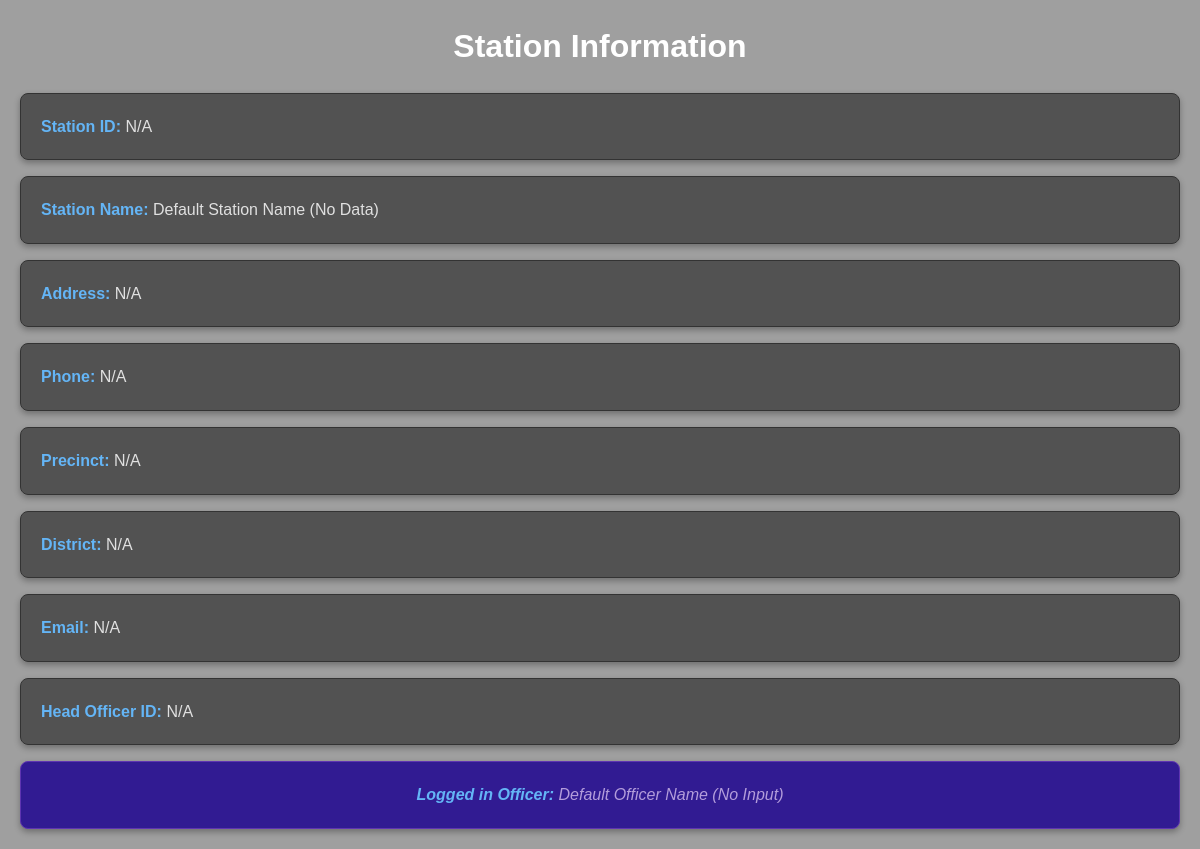
The app's page /public/menu_acess/station_info.php?station=Central Police Station, older data.
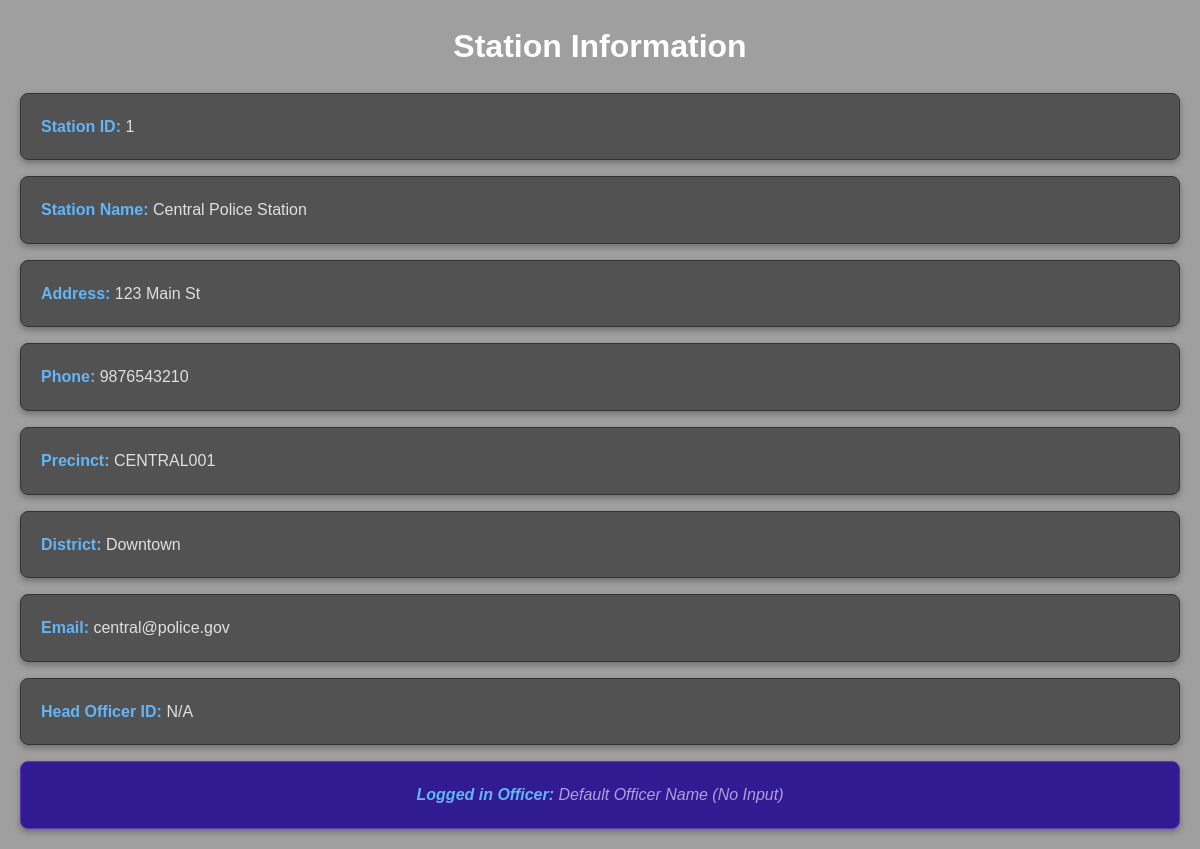
The same page, newer data.
### tables this page shows
CREATE TABLE POLICE_STATION (
    station_id INT PRIMARY KEY AUTO_INCREMENT,
    station_name VARCHAR(255) NOT NULL,
    address VARCHAR(255),
    phone VARCHAR(20),
    precinct VARCHAR(100) UNIQUE NOT NULL,
    district VARCHAR(100),
    email VARCHAR(255),
    head_officer_id INT
);

### public/menu_acess/station_info.php (the view, shortened to what this page needs)
<?php
include('../../includes/db_connect.php');
$station_name = isset($_GET['station']) ? urldecode($_GET['station']) : 'Default Station Name';
$officer_id = isset($_GET['officer_id']) ? intval($_GET['officer_id']) : 0;
$station_name_safe = htmlspecialchars($station_name);
$officer_id_safe = intval($officer_id);
$station_info = null;
$officer_name = 'Unknown Officer';
if (!empty($station_name)) {
    $stmt_station = $conn->prepare("SELECT * FROM POLICE_STATION WHERE station_name = ?");
    if (!$stmt_station) {
        $station_info = [
            'station_id' => 'N/A',
            'station_name' => 'Default Station Name (DB Error)',
            'address' => 'N/A',
            'phone' => 'N/A',
            'precinct' => 'N/A',
            'district' => 'N/A',
            'email' => 'N/A',
            'head_officer_id' => 'N/A'
        ];
    } else {
        $stmt_station->bind_param("s", $station_name_safe);
        if (!$stmt_station->execute()) {
            $station_info = [
                'station_id' => 'N/A',
                'station_name' => 'Default Station Name (Execution Error)',
                'address' => 'N/A',
                'phone' => 'N/A',
                'precinct' => 'N/A',
                'district' => 'N/A',
                'email' => 'N/A',
                'head_officer_id' => 'N/A'
            ];
        } else {
            $result_station = $stmt_station->get_result();
            if ($result_station && $result_station->num_rows > 0) {
                $station_info = $result_station->fetch_assoc();
            } else {
                $station_info = [
                    'station_id' => 'N/A',
                    'station_name' => 'Default Station Name (No Data)',
                    'address' => 'N/A',
                    'phone' => 'N/A',
                    'precinct' => 'N/A',
                    'district' => 'N/A',
                    'email' => 'N/A',
                    'head_officer_id' => 'N/A'
                ];
            }
        }
    }
}
if ($officer_id_safe > 0) {
    $stmt_officer = $conn->prepare("SELECT name FROM OFFICER WHERE officer_id = ?");
    if (!$stmt_officer) {
        $officer_name = 'Default Officer Name (DB Error)';
    } else {
        $stmt_officer->bind_param("i", $officer_id_safe);
        if (!$stmt_officer->execute()) {
            $officer_name = 'Default Officer Name (Execution Error)';
        } else {
            $result_officer = $stmt_officer->get_result();
            if ($result_officer && $result_officer->num_rows > 0) {
                $row_officer = $result_officer->fetch_assoc();
                $officer_name = htmlspecialchars($row_officer['name']);
            } else {
                $officer_name = 'Default Officer Name (No Data)';
            }
        }
        $stmt_officer->close();
    }
} else {
    $officer_name = 'Default Officer Name (No Input)';
}
?>
<!DOCTYPE html>
<html lang="en">
<head>
    <link rel="stylesheet" href="../../../crime-record-system/assets/css/station_info.css">
</head>
<body>
    <h1>Station Information</h1>
    <?php if ($station_info !== null) : ?>
        <p><strong>Station ID:</strong> <?php echo isset($station_info['station_id']) ? htmlspecialchars($station_info['station_id']) : 'N/A'; ?></p>
        <p><strong>Station Name:</strong> <?php echo isset($station_info['station_name']) ? htmlspecialchars($station_info['station_name']) : 'N/A'; ?></p>
        <p><strong>Address:</strong> <?php echo isset($station_info['address']) ? htmlspecialchars($station_info['address']) : 'N/A'; ?></p>
        <p><strong>Phone:</strong> <?php echo isset($station_info['phone']) ? htmlspecialchars($station_info['phone']) : 'N/A'; ?></p>
        <p><strong>Precinct:</strong> <?php echo isset($station_info['precinct']) ? htmlspecialchars($station_info['precinct']) : 'N/A'; ?></p>
        <p><strong>District:</strong> <?php echo isset($station_info['district']) ? htmlspecialchars($station_info['district']) : 'N/A'; ?></p>
        <p><strong>Email:</strong> <?php echo isset($station_info['email']) ? htmlspecialchars($station_info['email']) : 'N/A'; ?></p>
        <p><strong>Head Officer ID:</strong> <?php echo isset($station_info['head_officer_id']) ? htmlspecialchars($station_info['head_officer_id']) : 'N/A'; ?></p>
        <p><strong>Logged in Officer:</strong> <?php echo $officer_name; ?></p>
    <?php else : ?>
        <p>Station information not found.</p>
    <?php endif; ?>
</body>
</html>

### assets/css/station_info.css (style rules this page uses)
body { font-family: sans-serif; margin: 20px; background-color: #12121267; color: #e0e0e0; line-height: 1.6; }
h1 { color: #fff; text-align: center; margin-bottom: 20px; }
p { margin-bottom: 15px; background-color: #2121219b; padding: 20px; border-radius: 8px; box-shadow: 0 3px 6px rgba(0, 0, 0, 0.3); border: 1px solid #333; }
strong { font-weight: 600; color: #64b5f6; }
p:last-child { background-color: #311b92; color: #b39ddb; border: 1px solid #5e35b1; text-align: center; font-style: italic; }

Row changes from the older to the newer data that the page shows:
added police_station: station_id "1", station_name "Central Police Station", address "123 Main St", phone "9876543210", precinct "CENTRAL001", district "Downtown", email "central@police.gov"
Text that changed along with them:
$station_info['station_id']: "N/A" → (not shown)
$station_info['station_name']: "Default Station Name (No Data)" → (not shown)
$station_info['address']: "N/A" → (not shown)
$station_info['phone']: "N/A" → (not shown)
$station_info['precinct']: "N/A" → (not shown)
$station_info['district']: "N/A" → (not shown)
$station_info['email']: "N/A" → (not shown)
$station_info['head_officer_id']: "N/A" → (not shown)
text now shown: "N/A"
